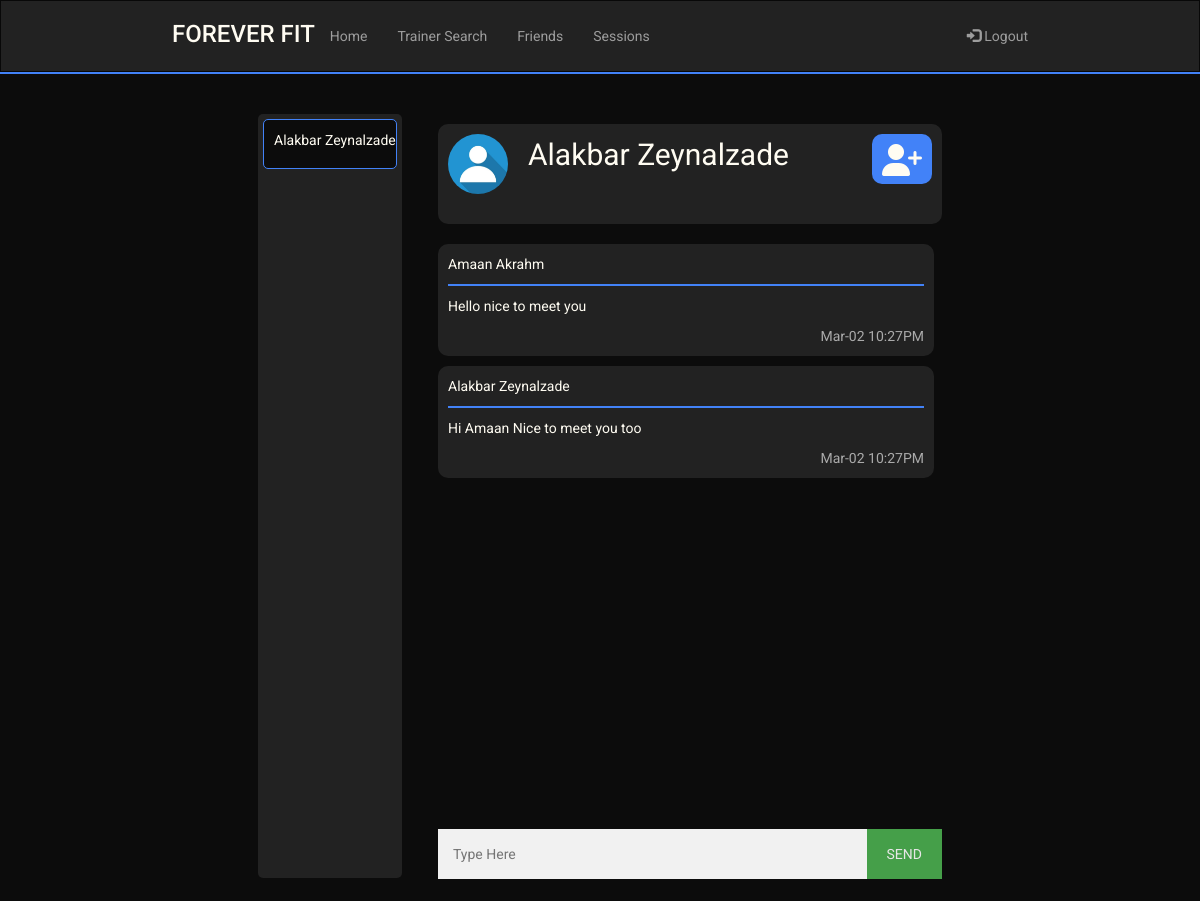
The page /chat/ak82 (signed in) on the database its author committed.
### sql_db.py (models this page shows)
class UserRooms(UserMixin,db.Model):
    __tablename__ = 'user_rooms'
    id = db.Column(db.Integer, primary_key = True, autoincrement = True)
    trainee_username = db.Column(db.String(80),db.ForeignKey('user.username'))
    trainee_fname = db.Column(db.String(80))
    trainee_lname = db.Column(db.String(80))
    trainer_username = db.Column(db.String(80),db.ForeignKey('user.username'))
    trainer_fname = db.Column(db.String(80))
    trainer_lname = db.Column(db.String(80))

class ChatHistory(UserMixin,db.Model):
    __tablename__ = 'chat_history'
    id = db.Column(db.Integer, primary_key = True, autoincrement = True)
    message = db.Column(db.String(500))
    room = db.Column(db.String(500))
    date_sent = db.Column(db.String(50))
    uname = db.Column(db.String(80),db.ForeignKey('user.username'))
    fname = db.Column(db.String(80),db.ForeignKey('user.fname'))
    lname = db.Column(db.String(80),db.ForeignKey('user.lname'))

### routes.py (the view, shortened to what this page needs)
@app.route('/chat/<uname>')
@login_required
def sessions(uname):
    if(not current_user.isTrainer):
        if(not room_exists(current_user.username, uname)):
            room = UserRooms(trainee_username= current_user.username,
                             trainee_fname = current_user.fname,
                             trainee_lname = current_user.lname,
                             trainer_username = uname,
                             trainer_fname = get_user(uname).fname,
                             trainer_lname = get_user(uname).lname)
            db.session.add(room)
            db.session.commit()
            ROOMS = get_rooms_by_trainee_id(current_user.username)
        else:
            ROOMS = get_rooms_by_trainee_id(current_user.username)
        curr_room = get_room(current_user.username, uname)
        messages = get_chat_history(curr_room.id)
        partnership = partnership_exists(current_user.username,uname)
        return render_template('session.html',uname = uname, curr_uname = current_user.username,
                                curr_fname = current_user.fname, curr_lname = current_user.lname,
                                rooms=ROOMS, messages = messages, curr_room = curr_room,
                                partnership=partnership)

### main.py (called while the page is built)
    @login.user_loader
    def load_user(uname):
        return User.query.get(uname)

### sql_db.py (called while the page is built)
def partnership_exists(user_uname, trainer_uname):
    return bool(UserTrainer.query.filter_by(trainee_username=user_uname,
                                            trainer_username= trainer_uname).first())

def room_exists(trainee_uname,trainer_uname):
    return (room_exists_helper(trainee_uname,trainer_uname) or room_exists_helper(trainer_uname,trainee_uname))

def room_exists_helper(uname1,uname2):
    return bool(UserRooms.query.filter_by(trainee_username=uname1,
                                          trainer_username=uname2).first())

def get_room(trainee_uname,trainer_uname):
    if room_exists(trainee_uname,trainer_uname):
        return UserRooms.query.filter_by(trainee_username = trainee_uname,
                                     trainer_username = trainer_uname).first()

def get_rooms_by_trainee_id(uname):
    return UserRooms.query.filter_by(trainee_username = uname).all()

def get_chat_history(room):
    return ChatHistory.query.filter_by(room = room).all()

### templates/session.html (shortened to what this page needs)
<!DOCTYPE html>
<html lang="en">
    <head>
        <link rel="stylesheet" href="https://maxcdn.bootstrapcdn.com/bootstrap/3.4.1/css/bootstrap.min.css" />
        <link rel="stylesheet" href="../static/main.css" />
        <link rel="stylesheet" href="../static/chatbox.css" />
        <link rel="stylesheet" href="https://cdnjs.cloudflare.com/ajax/libs/font-awesome/4.7.0/css/font-awesome.min.css">
    </head>
    <body>
        <header>
            <nav class="navbar navbar-inverse" style="border-radius: 0px; margin-bottom: 0px;">
                <div class="container-fluid">
                    <div class="navbar-header mobile-center">
                        <h3 class="logo" href="#">FOREVER FIT</h3>
                    </div>
                    <ul class="nav navbar-nav laptop">
                        <li><a href="/Home">Home</a></li>
                        <li><a href="/TrainerSearch">Trainer Search</a></li>
                        <li><a href="/Friends">Friends</a></li>
                        <li><a href="/TrainingSessions">Sessions</a></li>
                    </ul>
                    <ul class="nav navbar-nav navbar-right laptop">
                        <li>
                            <a href="/logout"><span class="glyphicon glyphicon-log-in"></span> Logout</a>
                        </li>
                    </ul>
                </div>
            </nav>
            <hr class="header-hr"/>
        </header>
        <main style="padding-top:10px">
            <div class="chatbox">
                <div class="rooms" id="rooms">
                    {% for room in rooms %}
                        {% if room.trainer_username == curr_room.trainer_username %}
                            <a id="select-room" href="{{room.trainer_username}}" room_id="{{room.id}}" class="room highlight">
                                {{room.trainer_fname}} {{room.trainer_lname}}
                            </a>
                        {% else %}
                            <a id="select-room" href="{{room.trainer_username}}" room_id="{{room.id}}" class="room">
                                {{room.trainer_fname}} {{room.trainer_lname}}
                            </a>
                        {% endif %}
                    {% endfor %}
                </div>
                <div class="chat">
                    <div class="chat_container big">
                        <img src="../static/images/profile-picture.jpeg" alt="ProfilePicture" class="profile-picture">
                        {{curr_room.trainer_fname}} {{curr_room.trainer_lname}}
                        {% if not partnership %}
                            <i class='add-friend fas fa-user-plus' onclick="window.location='/addTrainer/{{curr_room.trainer_username}}'">
                            </i>
                        {% else %}
                            <p class="small">✓ Your Trainer</p>
                        {% endif %}
                    </div>
                    <div id="chat_scroll" class="chat-holder">
                        <div id="chat_history">
                            {% for msg in messages %}
                                <div class="chat_container">
                                    <p>{{msg.fname}} {{msg.lname}}</p>
                                    <hr>
                                    <p>{{msg.message}}</p>
                                    <span class="time-right">{{msg.date_sent}}</span>
                                </div>
                            {% endfor %}
                        </div>
                    </div>
                    <div class="input-area">
                        <div class="flex-row">
                            <input type="text" id="user_message" placeholder="Type Here" autocomplete="off">
                            <button type="button" id="send_message">SEND</button>
                        </div>
                    </div>
                </div>
            </div>
        </main>
    </body>
</html>

### static/main.css (style rules this page uses)
:root { --black: #0c0c0c; --white: #fffcf2; --red: #e54b4b; --lightred: #f0c1c1; --blue: #4282f8; --darkblue: #356cd1; --grey: #222222; --lightgrey: #3d3d3d; }
@media (min-width : 872px) { .container-fluid { margin-bottom: 10px; } }
@media (min-width : 872px) { .navbar { padding-left: 13%; padding-right: 13%; } }
@media (min-width : 872px) { .navbar-nav { padding-top: 10px; } }
@media (min-width : 872px) { .big { font-size: 30px; } }
body { font-family: 'Roboto', sans-serif; background-color: var(--black); }
main { background-color: var(--black); display: block; overflow: auto; color: var(--white) }
input { color: black; }
.header-hr { margin-top: 0px; margin-bottom: 0px; border: 1px solid var(--blue); }
.logo { color: var(--white); }
input[type=text], input[type=password] { width: 100%; padding: 15px; margin: 5px 0 22px 0; display: inline-block; border: none; background: #f1f1f1; }
hr { border: 1px solid #f1f1f1; margin-bottom: 25px; }
button { background-color: #4CAF50; color: white; padding: 14px 20px; margin: 8px 0; border: none; cursor: pointer; width: 100%; opacity: 0.9; }
.profile-picture { width: 100%; }
@media (min-width : 711px) { .chatbox { padding-right: 20%; padding-left: 20%; padding-top: 30px; display: flex; flex-direction: row; justify-content: space-around; } }
@media (min-width : 711px) { .chat { width: 70%; } }
@media (min-width : 711px) { .rooms { display: initial; background-color: --white; display: flex; flex-direction: column; } }
@media (min-width : 711px) { .flex-row { display: flex; flex-direction: row; justify-content: space-evenly; } }
@media (min-width : 711px) { .add-friend { height: 50px; padding: 10px 10px 10px 10px; width: 135px; } }
.add-friend { background-color: var(--blue); border-radius: 10px; margin-bottom: 30px; }
:root { --gutter: 20px; }

### static/chatbox.css (style rules this page uses)
:root { --black: #0c0c0c; --black2: #141414; --white: #fffcf2; --red: #e54b4b; --lightred: #f0c1c1; --blue: #4282f8; --grey: #222222 }
@media (min-width : 711px) { .chat-holder { height: 580px; } }
@media (min-width : 711px) { .rooms { height: 764px; width: 20%; padding: 5px 5px 5px 5px; } }
@media (min-width : 711px) { .room { border-radius: 5px; } }
@media (min-width : 711px) { .add-friend { width: 60px; font-size: 32px; } }
button { width: 80px; margin-top: 5px; margin-bottom: 22px; }
.rooms { background-color: var(--grey); overflow: auto; border-radius: 5px; }
.room { background-color: var(--black); color: var(--white); height: 50px; margin-bottom: 5px; padding-left: 10px; padding-top: 10px; }
.highlight { border-style: solid; border-width: 1px; border-color: var(--blue) }
.flex-row { display: flex; flex-direction: row; justify-content: space-around; }
.chat-holder { overflow: auto; margin-bottom: 10px; padding-right: 8px; }
.chat_container { background-color: var(--grey); border-radius: 10px; padding: 10px; margin: 10px 0; }
.chat_container hr { border: 1px solid var(--blue); margin: 0 0 0 0 ; margin-bottom: 10px; }
.add-friend { position: relative; float:right; }
.chat_container::after { content: ""; clear: both; display: table; }
.chat_container img { float: left; max-width: 60px; width: 100%; margin-right: 20px; border-radius: 50%; margin-bottom: 5px; }
.time-right { float: right; color: #aaa; }

### rows shown on the page
UserRooms: trainer_fname "Alakbar", trainer_lname "Zeynalzade"
ChatHistory: fname "Amaan", lname "Akrahm", message "Hello nice to meet you", date_sent "Mar-02 10:27PM"
ChatHistory: fname "Alakbar", lname "Zeynalzade", message "Hi Amaan Nice to meet you too", date_sent "Mar-02 10:27PM"
